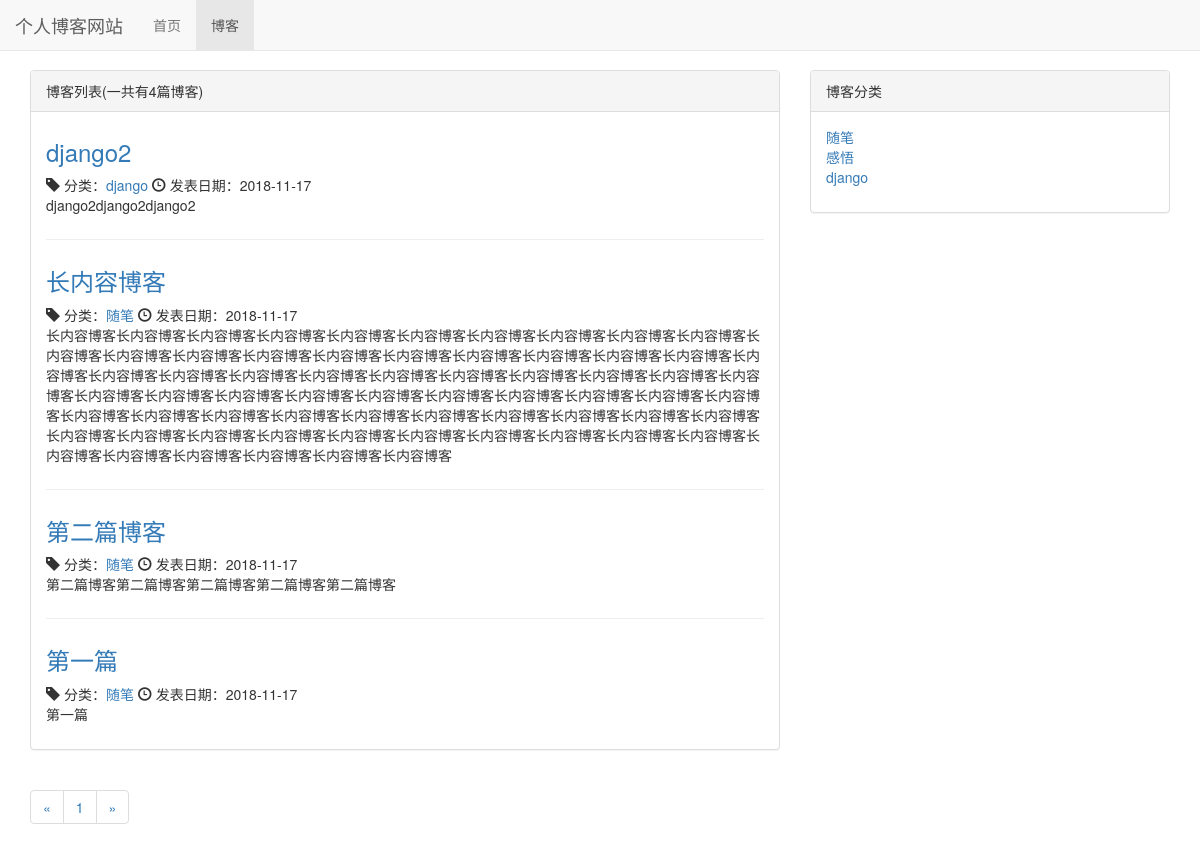
/blog/, run on an earlier commit of the app's database.
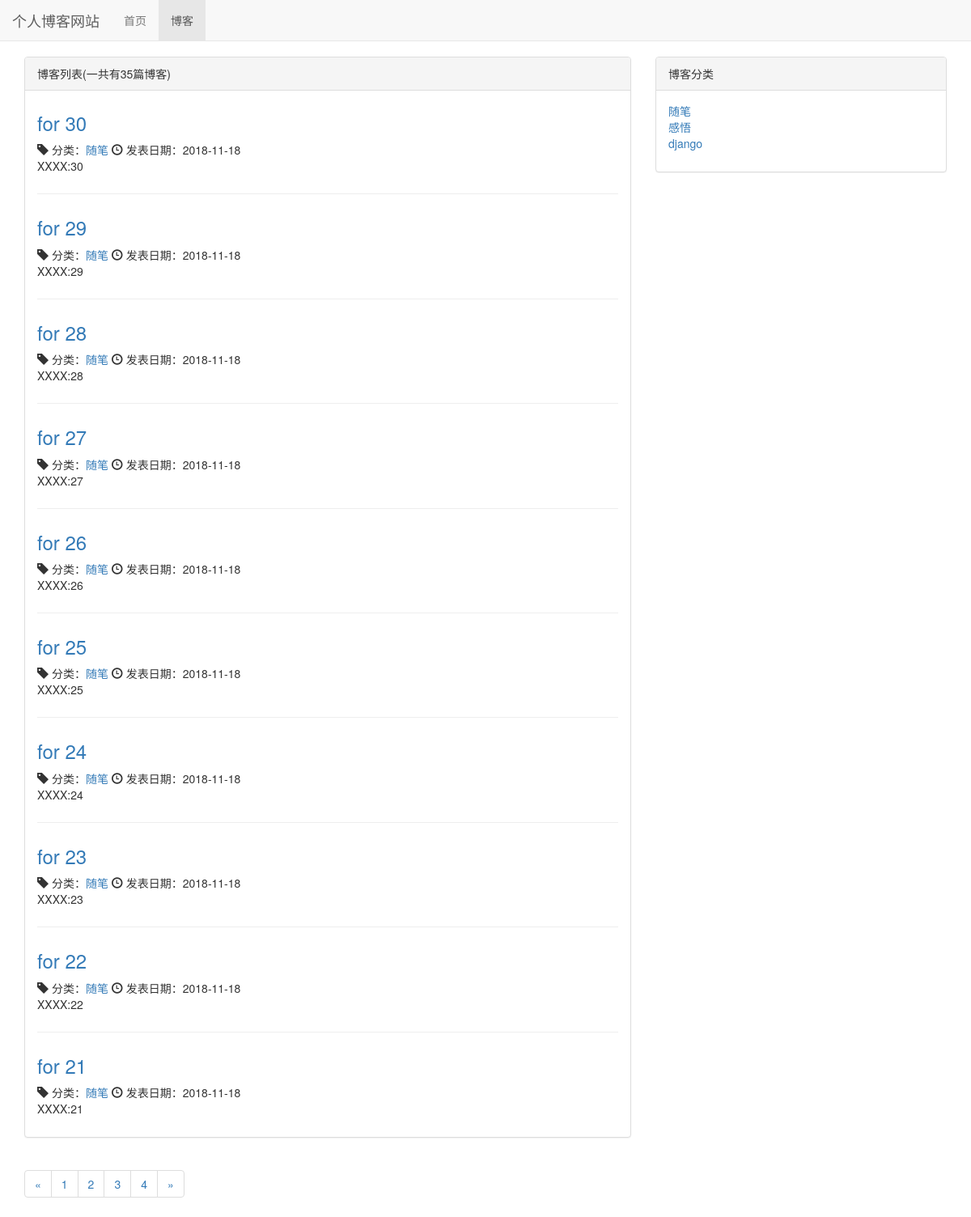
And on a later commit of the database.
### blog/models.py (models this page shows, shortened)
class Blog(models.Model):
    title = models.CharField(max_length = 50)
    blog_type = models.ForeignKey(BlogType, on_delete=models.DO_NOTHING)
    content = models.TextField()
    author = models.ForeignKey(User, on_delete=models.DO_NOTHING)
    create_time = models.DateTimeField(auto_now_add=True)
    last_updated_time = models.DateField(auto_now=True)
    class Meta:
        ordering = ["-create_time"]

class BlogType(models.Model):
    type_name = models.CharField(max_length=15)
    def __str__(self):
        return self.type_name

### blog/views.py (the view)
# urls.py: path('', views.blog_list, name="blog_list"),
def blog_list(request):
    blogs_all_list = Blog.objects.all()
    paginator = Paginator(blogs_all_list, 10)#
    page_num = request.GET.get("page", 1)#get page num
    page_of_blogs = paginator.get_page(page_num)
    context = {}
    context['page_of_blogs'] = page_of_blogs
    context['blog_types'] = BlogType.objects.all()
    return render_to_response('blog/blog_list.html', context)

### blog/templates/blog/blog_list.html (shortened to what this page needs)
{% extends 'base.html' %}
{%load staticfiles%}
{% block header_extends%}
    <link rel="stylesheet" href="{% static 'blog/blog.css' %}">
{% endblock %}
{% block nav_blog_active %}active{% endblock %}
{% block content %}
    <div class="container">
        <div class="row">
            <div class="col-xs-12 col-sm-8 col-md-8 col-lg-8">
                <div class="panel panel-default">
                      <div class="panel-heading">
                            {% block blog_list_title %}博客列表(一共有{{ page_of_blogs.paginator.count}}篇博客){% endblock %}
                      </div>
                      <div class="panel-body">
                            {% for blog in page_of_blogs.object_list %}
                                <div class="blog">
                                    <h3><a href="{% url 'blog:blog_detail' blog.pk %}">
                                    {{ blog.title }}
                                    </a></h3>
                                    <p class="blog-info">
                                        <span class="glyphicon glyphicon-tag"></span>
                                        分类：<a href="{% url 'blog:blogs_with_type' blog.blog_type.pk %}">{{blog.blog_type}}</a>
                                        <span class="glyphicon glyphicon-time"></span>
                                        发表日期：{{blog.create_time|date:"Y-m-d"}}
                                    </p>
                                    <p>{{ blog.content | truncatewords:30 }}</p>
                                </div>
                            {% empty %}
                                <div class="blog">
                                    <p>暂无博客,敬请期待</p>
                                </div>
                            {% endfor %}
                      </div>
                </div>
                <div>
                    <ul class="pagination">
                        <li>
                            {% if page_of_blogs.has_previous %}
                            <a href="?page={{ page_of_blogs.previous_page_number }}" aria-hidden="Previous">
                                <span aria-hidden="true">&laquo;</span></a>
                            {% else %}
                                <span aria-hidden="true">&laquo;</span>
                            {% endif %}
                        </li>
                        {% for page_num in page_of_blogs.paginator.page_range %}
                            <li><a href="?page={{ page_num }}">{{ page_num }}</a></li>
                        {% endfor %}
                        <li>
                            {% if page_of_blogs.has_next %}
                            <a href="?page={{ page_of_blogs.next_page_number }}" aria-hidden="Next">
                                <span aria-hidden="true">&raquo;</span></a>
                            {% else %}
                                <span aria-hidden="true">&raquo;</span>
                            {% endif %}
                        </li>
                    </ul>
                </div>
            </div>
            <div class="hidden-xs col-sm-4 col-md-4 col-lg-4">
                <div class="panel panel-default">
                    <div class="panel-heading">
                        博客分类
                    </div>
                    <div class="panel-body">
                        <ul class="blog-type">
                            {% for blog_type in blog_types %}
                                <li><a href="{% url 'blog:blogs_with_type' blog_type.pk %}">
                                    {{blog_type.type_name}}
                                </a></li>
                            {% empty %}
                                <li>暂无分类</li>
                            {% endfor %}
                        </ul>
                    </div>
                </div>
            </div>
        </div>
    </div>
{% endblock %}

What changed in the data, as far as the page shows it:
no longer on this page (row unchanged): Blog: title "django2", blog_type "django", create_time "2018-11-17", content "django2django2django2"
no longer on this page (row unchanged): Blog: title "长内容博客", blog_type "随笔", create_time "2018-11-17", content "长内容博客长内容博客长内容博客长内容博客长内容博客长内容博客长内容博客长内容博客长内容博客长内容博客长内容博客长内容博客长内容博客长内容博客长内容博客长内容博客长内容博客长内容博客长内容博客长内容博客长内容博客长内容博客长内容博客长内容博客长内容博客长内容博客长内容博客长内容博客长内容博客长内容博客长内容博客长内容博客长内容博客长内容博客长内容博客长内容博客长内容博客长内容博客长内容博客长内容博客长内容博客长内容博客长内容博客长内容博客长内容博客长内容博客长内容博客长内容博客长内容博客长内容博客长内容博客长内容博客长内容博客长内容博客长内容博客长内容博客长内容博客长内容博客长内容博客长内容博客长内容博客长内容博客长内容博客长内容博客长内容博客长内容博客长内容博客"
no longer on this page (row unchanged): Blog: title "第二篇博客", blog_type "随笔", create_time "2018-11-17", content "第二篇博客第二篇博客第二篇博客第二篇博客第二篇博客"
no longer on this page (row unchanged): Blog: title "第一篇", blog_type "随笔", create_time "2018-11-17", content "第一篇"
added Blog: title "for 30", blog_type "随笔", create_time "2018-11-18", content "XXXX:30"
added Blog: title "for 29", blog_type "随笔", create_time "2018-11-18", content "XXXX:29"
added Blog: title "for 28", blog_type "随笔", create_time "2018-11-18", content "XXXX:28"
added Blog: title "for 27", blog_type "随笔", create_time "2018-11-18", content "XXXX:27"
added Blog: title "for 26", blog_type "随笔", create_time "2018-11-18", content "XXXX:26"
added Blog: title "for 25", blog_type "随笔", create_time "2018-11-18", content "XXXX:25"
added Blog: title "for 24", blog_type "随笔", create_time "2018-11-18", content "XXXX:24"
added Blog: title "for 23", blog_type "随笔", create_time "2018-11-18", content "XXXX:23"
added Blog: title "for 22", blog_type "随笔", create_time "2018-11-18", content "XXXX:22"
added Blog: title "for 21", blog_type "随笔", create_time "2018-11-18", content "XXXX:21"
Also different on the page:
{{ page_of_blogs.paginator.count }}: "4" → "35"
new list line: "2"
new list line: "3"
new list line: "4"
